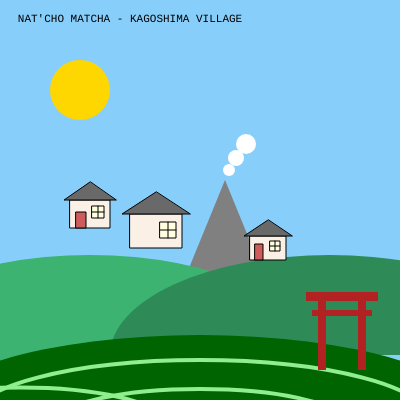
Frame 1 (no input)
Frame 60 (no input): identical to frame 1, image omitted
Frame 120 (the mouse pressed at the canvas centre since frame 60): identical to frame 1, image omitted

The p5.js sketch that drew this single still picture (run headless with seeded random() and noise() and a simulated clock; from frame 60 on, the mouse is pressed at the canvas centre):

// p5.js sketch
// ── sketch.js
function setup() {
  createCanvas(400, 400);
}

function draw() {
  background('lightskyblue');

  //sun
  noStroke()
  fill('gold')
  circle(80, 90, 60)

  //mountain far away 
  fill('grey')
  triangle(180, 290, 225, 180, 270, 290)

  //smoke
  fill('white')
  circle(229, 170, 12)
  circle(236, 158, 16)
  circle(246, 144, 20)

  //hills
  fill('mediumseagreen')
  arc(90, 365, 460, 220, PI, TWO_PI)
  fill('seagreen')
  arc(330, 355, 440, 200, PI, TWO_PI)

  //house 1
  stroke('black')
  strokeWeight(1)
  fill('linen')
  rect(70, 200, 40, 28)
  fill('dimgrey')
  triangle(90, 182, 64, 200, 116, 200)
  fill('indianred')
  rect(76, 212, 10, 16)
  fill('lightyellow')
  rect(92, 206, 12, 12)
  line(98, 206, 98, 218)
  line(92, 212, 104, 212)

  //house 2
  fill('linen')
  rect(130, 214, 52, 34)
  fill('dimgrey')
  triangle(156, 192, 122, 214, 190, 214)
  fill('lightyellow')
  rect(160, 222, 16, 16)
  line(168, 222, 168, 238)
  line(160, 230, 176, 230)

  //house 3
  fill('linen')
  rect(250, 236, 36, 24)
  fill('dimgrey')
  triangle(268, 220, 244, 236, 292, 236)
  fill('indianred')
  rect(255, 244, 8, 16)
  fill('lightyellow')
  rect(270, 241, 10, 10)
  line(275, 241, 275, 251)
  line(270, 246, 280, 246)

  //frontfield
  noStroke()
  fill('darkgreen')
  arc(200, 420, 560, 170, PI, TWO_PI)

  //tea rows
  noFill()
  stroke('lightgreen')
  strokeWeight(4)
  arc(200, 420, 460, 120, PI, TWO_PI)
  arc(200, 420, 280, 62, PI, TWO_PI)
  arc(20, 420, 280, 65, PI, TWO_PI)

  //torii gate
  noStroke()
  fill('firebrick')
  rect(318, 300, 8, 70)
  rect(358, 300, 8, 70)
  rect(306, 292, 72, 9)
  rect(312, 310, 60, 6)

  //title
  fill('black')
  textFont('Courier New')
  textSize(11)
  textAlign(CENTER)
  text("NAT'CHO MATCHA - KAGOSHIMA VILLAGE", 130, 22)
}
